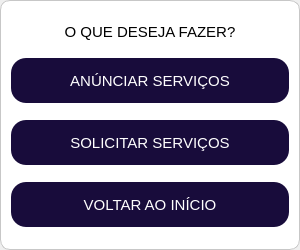
      <widget class="QWidget" name="pg_escolha">
       <layout class="QHBoxLayout" name="horizontalLayout_10">
        <property name="spacing">
         <number>0</number>
        </property>
        <property name="leftMargin">
         <number>0</number>
        </property>
        <property name="topMargin">
         <number>0</number>
        </property>
        <property name="rightMargin">
         <number>0</number>
        </property>
        <property name="bottomMargin">
         <number>0</number>
        </property>
        <item>
         <widget class="QFrame" name="frame_9">
          <property name="sizePolicy">
           <sizepolicy hsizetype="Fixed" vsizetype="Fixed">
            <horstretch>0</horstretch>
            <verstretch>0</verstretch>
           </sizepolicy>
          </property>
          <property name="minimumSize">
           <size>
            <width>300</width>
            <height>250</height>
           </size>
          </property>
          <property name="maximumSize">
           <size>
            <width>300</width>
            <height>250</height>
           </size>
          </property>
          <property name="styleSheet">
           <string notr="true">background-color: rgb(255, 255, 255);
padding: 10px;
color: rgb(21, 21, 21);
border: 1px solid rgb(199, 199, 199);
border-radius:10px;
font: &quot;Leelawadee&quot;;</string>
          </property>
          <property name="frameShape">
           <enum>QFrame::StyledPanel</enum>
          </property>
          <property name="frameShadow">
           <enum>QFrame::Raised</enum>
          </property>
          <layout class="QVBoxLayout" name="verticalLayout_7">
           <property name="spacing">
            <number>5</number>
           </property>
           <property name="leftMargin">
            <number>0</number>
           </property>
           <property name="topMargin">
            <number>0</number>
           </property>
           <property name="rightMargin">
            <number>0</number>
           </property>
           <property name="bottomMargin">
            <number>0</number>
           </property>
           <item>
            <widget class="QLabel" name="label_18">
             <property name="sizePolicy">
              <sizepolicy hsizetype="Preferred" vsizetype="Fixed">
               <horstretch>0</horstretch>
               <verstretch>0</verstretch>
              </sizepolicy>
             </property>
             <property name="font">
              <font>
               <family>Leelawadee UI</family>
               <pointsize>11</pointsize>
               <weight>50</weight>
               <italic>false</italic>
               <bold>false</bold>
              </font>
             </property>
             <property name="styleSheet">
              <string notr="true">margin: 0px;
padding: 0px;
color: rgb(0, 0, 0);
border: transparent;
border-radius: 0px;
border-bottom: 1px solid &quot;grey&quot;;</string>
             </property>
             <property name="text">
              <string>O QUE DESEJA FAZER?</string>
             </property>
             <property name="alignment">
              <set>Qt::AlignCenter</set>
             </property>
            </widget>
           </item>
           <item>
            <widget class="QPushButton" name="btnAnunciar">
             <property name="minimumSize">
              <size>
               <width>0</width>
               <height>45</height>
              </size>
             </property>
             <property name="maximumSize">
              <size>
               <width>16777215</width>
               <height>45</height>
              </size>
             </property>
             <property name="font">
              <font>
               <family>Leelawadee UI</family>
               <pointsize>11</pointsize>
               <weight>50</weight>
               <italic>false</italic>
               <bold>false</bold>
              </font>
             </property>
             <property name="cursor">
              <cursorShape>PointingHandCursor</cursorShape>
             </property>
             <property name="styleSheet">
              <string notr="true">QPushButton{
	padding: 10px;
	background-color: rgb(24, 12, 59);
	border: transparent;
	border-radius:15px;
	color: rgb(255, 255, 255);
;}
QPushButton:hover{
	background-color: rgb(61, 76, 161);
}
</string>
             </property>
             <property name="text">
              <string>ANÚNCIAR SERVIÇOS</string>
             </property>
            </widget>
           </item>
           <item>
            <widget class="QPushButton" name="btnSolicitar">
             <property name="minimumSize">
              <size>
               <width>0</width>
               <height>45</height>
              </size>
             </property>
             <property name="maximumSize">
              <size>
               <width>16777215</width>
               <height>45</height>
              </size>
             </property>
             <property name="font">
              <font>
               <family>Leelawadee UI</family>
               <pointsize>11</pointsize>
               <weight>50</weight>
               <italic>false</italic>
               <bold>false</bold>
              </font>
             </property>
             <property name="cursor">
              <cursorShape>PointingHandCursor</cursorShape>
             </property>
             <property name="styleSheet">
              <string notr="true">QPushButton{
	padding: 10px;
	background-color: rgb(24, 12, 59);
	border: transparent;
	border-radius:15px;
	color: rgb(255, 255, 255);
;}
QPushButton:hover{
	background-color: rgb(61, 76, 161);
}
</string>
             </property>
             <property name="text">
              <string>SOLICITAR SERVIÇOS</string>
             </property>
            </widget>
           </item>
           <item>
            <widget class="QPushButton" name="btnVoltarInicio">
             <property name="minimumSize">
              <size>
               <width>0</width>
               <height>45</height>
              </size>
             </property>
             <property name="maximumSize">
              <size>
               <width>16777215</width>
               <height>45</height>
              </size>
             </property>
             <property name="font">
              <font>
               <family>Leelawadee UI</family>
               <pointsize>11</pointsize>
               <weight>50</weight>
               <italic>false</italic>
               <bold>false</bold>
              </font>
             </property>
             <property name="cursor">
              <cursorShape>PointingHandCursor</cursorShape>
             </property>
             <property name="styleSheet">
              <string notr="true">QPushButton{
	padding: 10px;
	background-color: rgb(24, 12, 59);
	border: transparent;
	border-radius:15px;
	color: rgb(255, 255, 255);
;}
QPushButton:hover{
	background-color: rgb(61, 76, 161);
}
</string>
             </property>
             <property name="text">
              <string>VOLTAR AO INÍCIO</string>
             </property>
            </widget>
           </item>
          </layout>
         </widget>
        </item>
       </layout>
      </widget>
